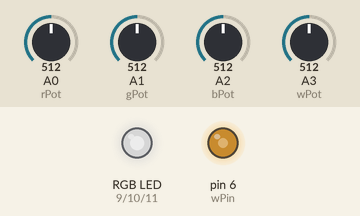
Recording of a sketch running on a simulated Arduino Uno, built with avr-gcc and run on an emulated ATmega328P. On the bench: an RGB LED mixed from three pins (HIGH = lit), output pins drawn as LEDs (lit = HIGH). Inputs (shaded band) come from the test bench; at power-on: A2 (bPot) = 512, A0 (rPot) = 512, A1 (gPot) = 512, A3 (wPot) = 512. Dim RGB values are drawn brighter than linear; what the sketch prints to the serial monitor is not drawn.

Above: at 1.2 s.
1.3 s: A2 (bPot) set to 29
At 1.8 s:
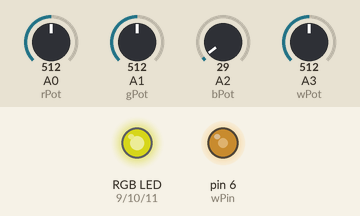
2.8 s: A2 (bPot) set to 23
At 4.0 s:
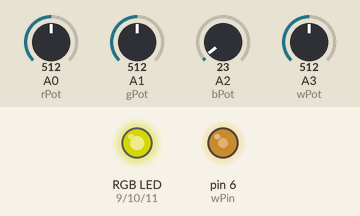
4.3 s: A0 (rPot) set to 306
At 5.5 s:
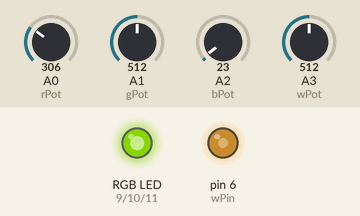
5.8 s: A1 (gPot) set to 392
At 6.3 s:
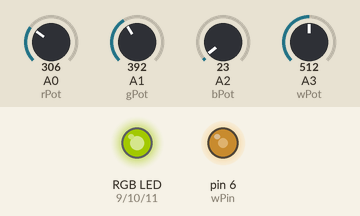
7.3 s: A1 (gPot) set to 364
At 7.9 s:
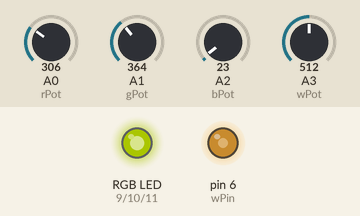
8.8 s: A3 (wPot) set to 385
At 10.0 s:
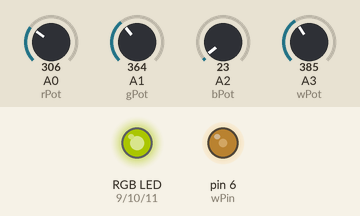
10.3 s: A3 (wPot) set to 358
Timing chart, 0 to 13.3 s (numbered marks = the images above; inputs shaded):
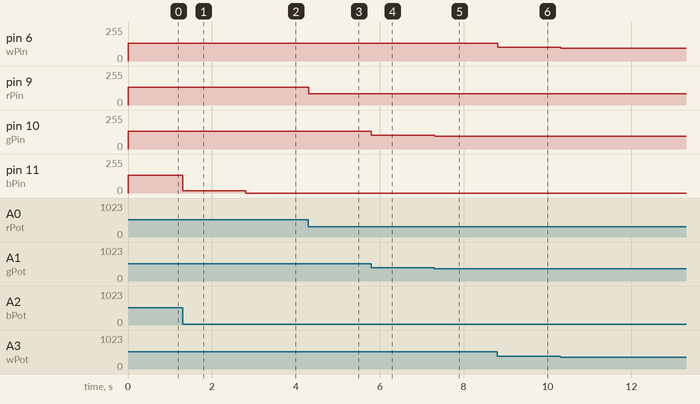

The sketch:

rgb_analogknobs.ino
```cpp
/*
By Michael Nuro Spetås
Michael.Nuro.Spetas@gmail.com

feel free to use and modify
 */

const int wPin = 6;
const int rPin = 9;
const int gPin = 10;
const int bPin = 11;

const int rPot = A0;
const int gPot = A1;
const int bPot = A2;
const int wPot = A3;

int rVal = 0;
int gVal = 0;
int bVal = 0;
int wVal = 0;

void setup() {
  Serial.begin(19200);
  pinMode(rPin, OUTPUT);
  pinMode(gPin, OUTPUT);
  pinMode(bPin, OUTPUT);
  pinMode(wPin, OUTPUT);
  Serial.println("Starting");
}

void loop()
{
    rVal = analogRead(rPot);
    rVal = map(rVal, 0, 1023, 10, 255);
    gVal = analogRead(gPot);
    gVal = map(gVal, 0, 1023, 10, 255);
    bVal = analogRead(bPot);
    bVal = map(bVal, 0, 1023, 10, 255);
    wVal = analogRead(wPot);
    wVal = map(wVal, 0, 1023, 10, 255);

    if(rVal <= 15)
    {
      rVal = 0;
    }
    if(gVal <= 15)
    {
      gVal = 0;
    }
    if(bVal <= 15)
    {
      bVal = 0;
    }
    if(wVal <= 15)
    {
      wVal = 0;
    }

    analogWrite(rPin, rVal);
    analogWrite(gPin, gVal);
    analogWrite(bPin, bVal);
    analogWrite(wPin, wVal);

    Serial.print("wVal =");
    Serial.println(wVal);
    Serial.print("rVal =");
    Serial.println(rVal);
    Serial.print("gVal =");
    Serial.println(gVal);
    Serial.print("bVal =");
    Serial.println(bVal);

    delay(5);

}
```

Measured:
- after the input at 1.3 s, pin 11 (bPin): 132/255 → 16/255 at once
- after the input at 2.8 s, pin 11 (bPin): 16/255 → 0/255 at once
- after the input at 4.3 s, pin 9 (rPin): 132/255 → 83/255 at once
- after the input at 5.8 s, pin 10 (gPin): 132/255 → 103/255 at once
- after the input at 7.3 s, pin 10 (gPin): 103/255 → 97/255 at once
- after the input at 8.8 s, pin 6 (wPin): 132/255 → 102/255 at once
- after the input at 10.3 s, pin 6 (wPin): 102/255 → 95/255 at once
